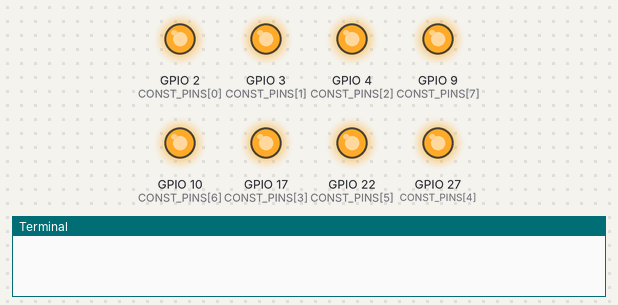
Bench run of a program on a simulated Raspberry Pi (BCM pin numbers). Parts: output pins drawn as LEDs (lit = HIGH), the last lines printed to the terminal. At 8.0 s the program stops and its outputs stay as they are.

Above: at 0.1 s.
At 1.6 s:
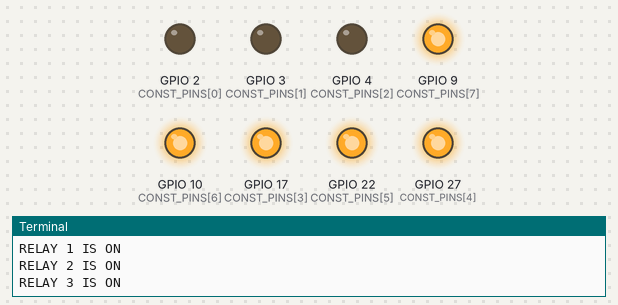
At 2.6 s:
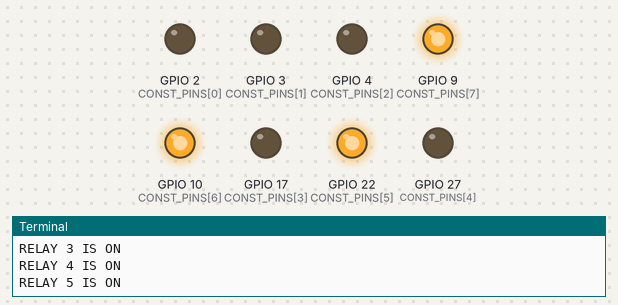
At 3.6 s:
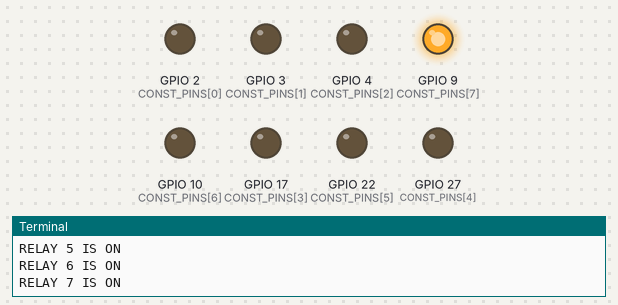
At 5.6 s:
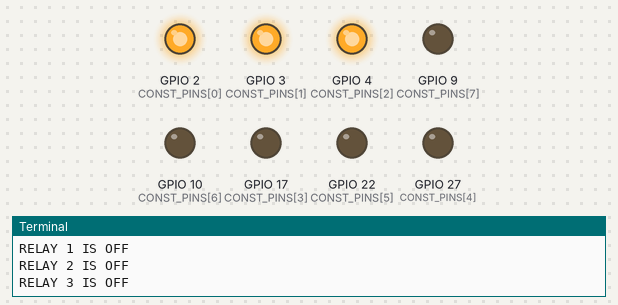
At 8.1 s:
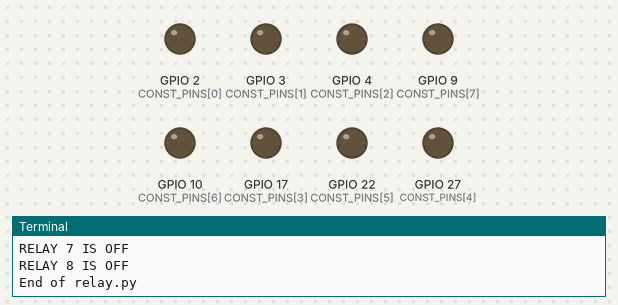
Timing chart, 0 to 9.5 s (numbered marks = the images above):
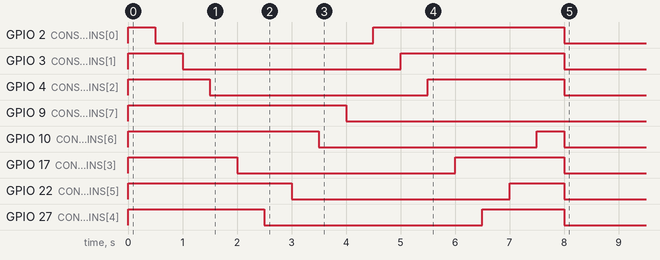

The program:

relay_test.py
```python
'''
Used for testing a series of relays by turning each on
in sequential order and then turning each off in sequential
order.
'''

import RPi.GPIO as GPIO
import time

CONST_SLEEP = 0.5
CONST_PINS = [2, 3, 4, 17, 27, 22, 10, 9]

# Init
GPIO.setmode(GPIO.BCM)

# Loop through pins and set mode/state
for i in CONST_PINS:
    GPIO.setup(i, GPIO.OUT)
    GPIO.output(i, GPIO.HIGH)

# Main loop
try:
    # Turn on the relays
    for index, item in enumerate(CONST_PINS):
        time.sleep(CONST_SLEEP)
        GPIO.output(item, GPIO.LOW)
        print("RELAY " + str(index + 1) + " IS ON")
    # Turn off the relays
    for index, item in enumerate(CONST_PINS):
        time.sleep(CONST_SLEEP)
        GPIO.output(item, GPIO.HIGH)
        print("RELAY " + str(index + 1) + " IS OFF")
    # Reset GPIO settings
    GPIO.cleanup()
    print("End of relay.py")
except KeyboardInterrupt:
  print("Quit via keyboard")
  GPIO.cleanup()
```

Measured:
- by itself, GPIO 2 (CONST_PINS[0]): LOW → HIGH at 0.00 s, → LOW 0.50 s later, → HIGH 4.0 s later, → LOW 3.5 s later
- by itself, GPIO 3 (CONST_PINS[1]): LOW → HIGH at 0.00 s, → LOW 1.0 s later, → HIGH 4.0 s later, → LOW 3.0 s later
- by itself, GPIO 4 (CONST_PINS[2]): LOW → HIGH at 0.00 s, → LOW 1.5 s later, → HIGH 4.0 s later, → LOW 2.5 s later
- by itself, GPIO 9 (CONST_PINS[7]): LOW → HIGH at 0.00 s, → LOW 4.0 s later
- by itself, GPIO 10 (CONST_PINS[6]): LOW → HIGH at 0.00 s, → LOW 3.5 s later, → HIGH 4.0 s later, → LOW 0.50 s later
- by itself, GPIO 17 (CONST_PINS[3]): alternates HIGH for 2.0 s and LOW for 4.0 s
- by itself, GPIO 22 (CONST_PINS[5]): LOW → HIGH at 0.00 s, → LOW 3.0 s later, → HIGH 4.0 s later, → LOW 1.0 s later
- by itself, GPIO 27 (CONST_PINS[4]): LOW → HIGH at 0.00 s, → LOW 2.5 s later, → HIGH 4.0 s later, → LOW 1.5 s later
